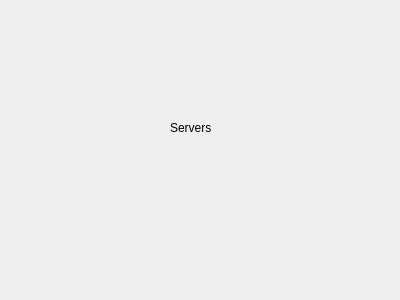
<?xml version="1.0" encoding="UTF-8"?>
<ui version="4.0">
 <class>ServersTab</class>
 <widget class="QWidget" name="ServersTab">
  <property name="geometry">
   <rect>
    <x>0</x>
    <y>0</y>
    <width>400</width>
    <height>300</height>
   </rect>
  </property>
  <property name="windowTitle">
   <string>ServersTab</string>
  </property>
  <widget class="QLabel" name="label">
   <property name="geometry">
    <rect>
     <x>170</x>
     <y>120</y>
     <width>49</width>
     <height>16</height>
    </rect>
   </property>
   <property name="text">
    <string>Servers</string>
   </property>
  </widget>
 </widget>
 <resources/>
 <connections/>
</ui>
